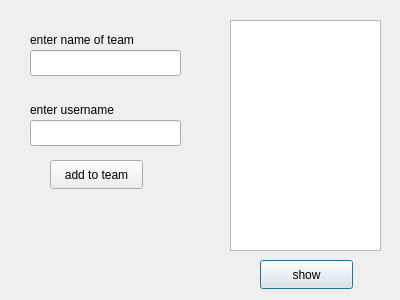
<?xml version="1.0" encoding="UTF-8"?>
<ui version="4.0">
 <class>Dialog_add_member_to_team</class>
 <widget class="QDialog" name="Dialog_add_member_to_team">
  <property name="geometry">
   <rect>
    <x>0</x>
    <y>0</y>
    <width>400</width>
    <height>300</height>
   </rect>
  </property>
  <property name="windowTitle">
   <string>Dialog</string>
  </property>
  <widget class="QLabel" name="label">
   <property name="geometry">
    <rect>
     <x>30</x>
     <y>30</y>
     <width>141</width>
     <height>20</height>
    </rect>
   </property>
   <property name="text">
    <string>enter name of team</string>
   </property>
  </widget>
  <widget class="QPushButton" name="show_teams_btn">
   <property name="geometry">
    <rect>
     <x>260</x>
     <y>260</y>
     <width>93</width>
     <height>29</height>
    </rect>
   </property>
   <property name="text">
    <string>show</string>
   </property>
  </widget>
  <widget class="QLabel" name="label_2">
   <property name="geometry">
    <rect>
     <x>30</x>
     <y>100</y>
     <width>141</width>
     <height>20</height>
    </rect>
   </property>
   <property name="text">
    <string>enter username</string>
   </property>
  </widget>
  <widget class="QLineEdit" name="name_of_tam_input">
   <property name="geometry">
    <rect>
     <x>30</x>
     <y>50</y>
     <width>151</width>
     <height>26</height>
    </rect>
   </property>
  </widget>
  <widget class="QLineEdit" name="name_of_user_input">
   <property name="geometry">
    <rect>
     <x>30</x>
     <y>120</y>
     <width>151</width>
     <height>26</height>
    </rect>
   </property>
  </widget>
  <widget class="QPushButton" name="add_user_to_team_btn">
   <property name="geometry">
    <rect>
     <x>50</x>
     <y>160</y>
     <width>93</width>
     <height>29</height>
    </rect>
   </property>
   <property name="text">
    <string>add to team</string>
   </property>
  </widget>
  <widget class="QListWidget" name="listWidget">
   <property name="geometry">
    <rect>
     <x>230</x>
     <y>20</y>
     <width>151</width>
     <height>231</height>
    </rect>
   </property>
  </widget>
 </widget>
 <resources/>
 <connections/>
</ui>
